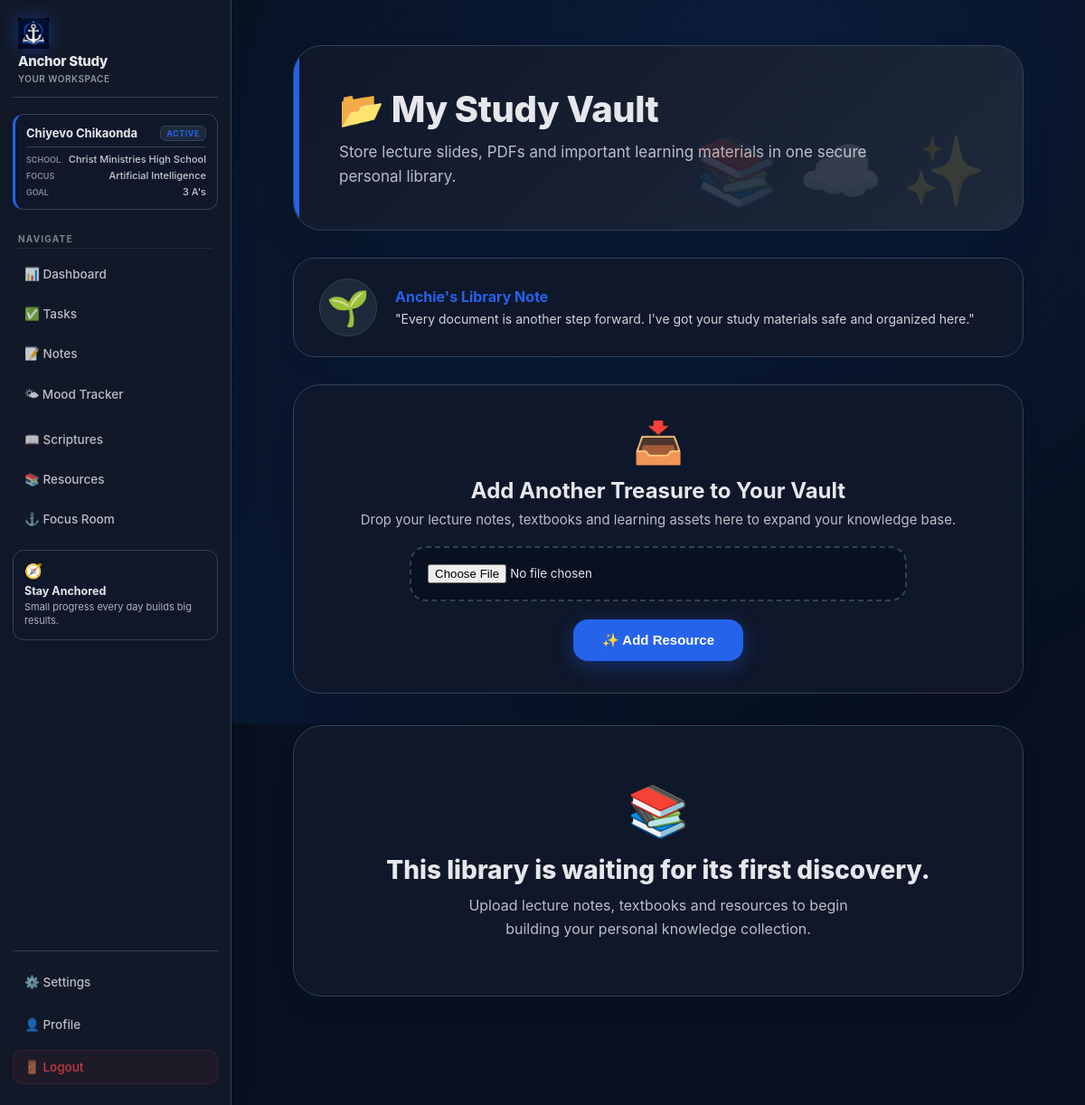
/resources (signed in), run on an earlier commit of the app's database.
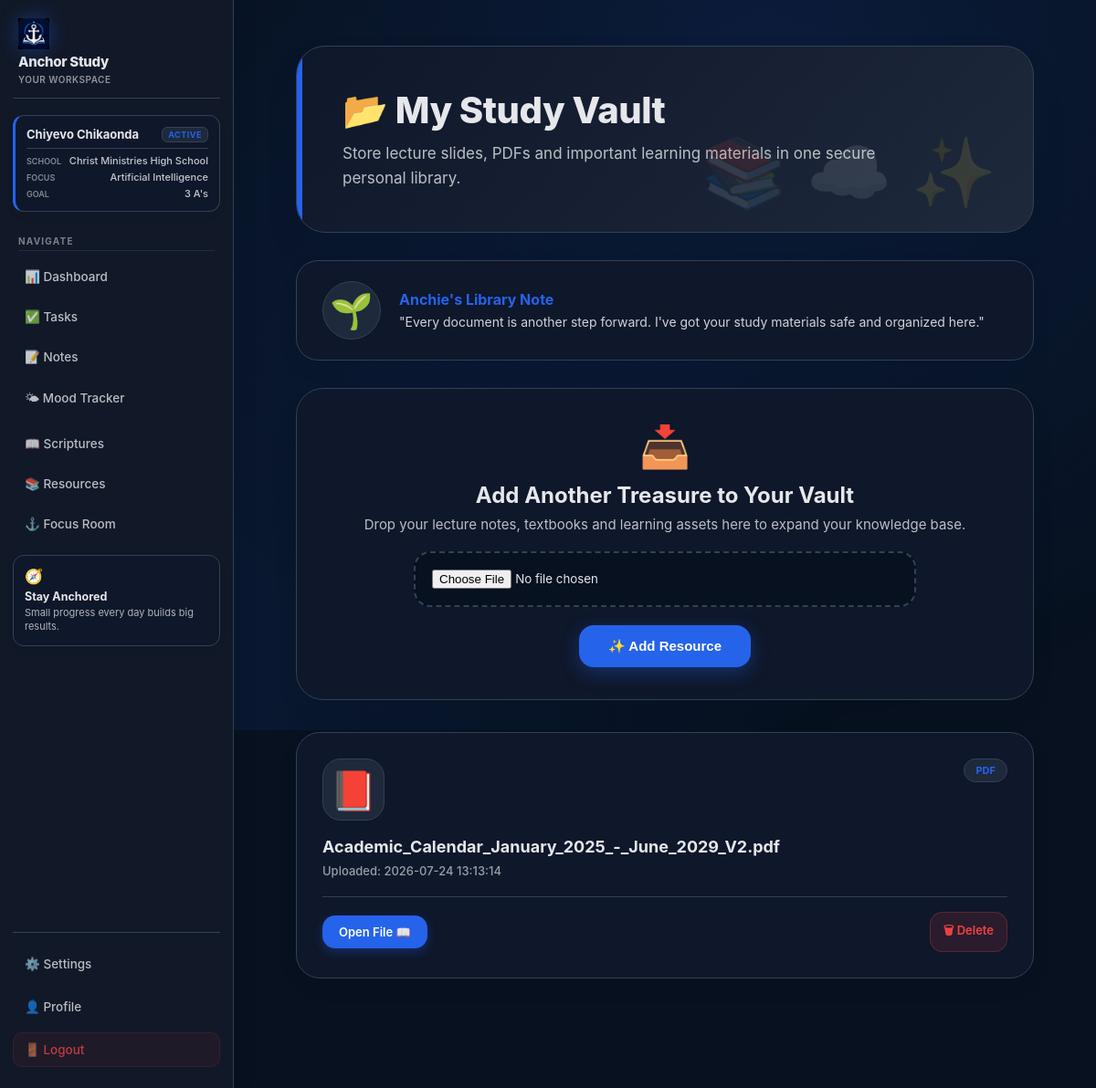
And on a later commit of the database.
### tables this page shows
CREATE TABLE resources(

        id INTEGER PRIMARY KEY AUTOINCREMENT,

        username TEXT,

        filename TEXT,

        uploaded_at TIMESTAMP DEFAULT CURRENT_TIMESTAMP

    );

### ai_student_assistant/routes/resources.py (the view, shortened to what this page needs)
@resources.route("/resources", methods=["GET", "POST"])
def resources_page():
    if "user" not in session:
        return redirect("/login")
    username = session["user"]
    conn = get_db()
    cursor = conn.execute(
        """
        SELECT id, filename, uploaded_at
        FROM resources
        WHERE username=?
        ORDER BY uploaded_at DESC
        """,
        (username,)
    )
    files = [dict(row) for row in cursor.fetchall()]
    conn.close()
    return render_template(
        "resources.html",
        resources=files
    )

### ai_student_assistant/database.py (called while the page is built)
def get_db():
    conn = sqlite3.connect(DB_NAME)
    conn.row_factory = sqlite3.Row
    return conn

### app.py (called while the page is built)
@app.context_processor
def inject_user_profile():
    conn = get_db()
    profile_user = conn.execute(
        "SELECT * FROM users LIMIT 1"
    ).fetchone()
    conn.close()
    return {
        "profile_user": profile_user
    }

### ai_student_assistant/templates/resources.html (shortened to what this page needs)
{% extends "base.html" %}
{% block content %}
<div class="resources-page">
    <div class="resources-header">
        <h1>📂 My Study Vault</h1>
        <p>Store lecture slides, PDFs and important learning materials in one secure personal library.</p>
    </div>
    <div class="anchie-vault-card">
        <div class="anchie-vault-avatar">🌱</div>
        <div class="anchie-vault-text">
            <h4>Anchie's Library Note</h4>
            <p>"Every document is another step forward. I've got your study materials safe and organized here."</p>
        </div>
    </div>
    <div class="upload-card">
        <div class="upload-icon-pulse">📥</div>
        <h2>Add Another Treasure to Your Vault</h2>
        <p>Drop your lecture notes, textbooks and learning assets here to expand your knowledge base.</p>
        <form method="POST" enctype="multipart/form-data">
            <input type="file" name="file" required>
            <button class="upload-btn">✨ Add Resource</button>
        </form>
    </div>
    {% if resources %}
        <div class="resource-grid">
            {% for file in resources %}
                {% set ext = file.filename.split('.')[-1].lower() %}
                <div class="resource-card">
                    <div>
                        <div class="resource-card-top">
                            <div class="file-icon">
                                {% if ext in ['pdf'] %}📕
                                {% elif ext in ['ppt', 'pptx'] %}📊
                                {% elif ext in ['doc', 'docx'] %}📝
                                {% elif ext in ['xls', 'xlsx', 'csv'] %}📈
                                {% elif ext in ['jpg', 'jpeg', 'png', 'webp', 'gif'] %}🖼️
                                {% elif ext in ['zip', 'rar', '7z', 'tar', 'gz'] %}🗜️
                                {% elif ext in ['mp4', 'mov', 'avi', 'mkv'] %}🎥
                                {% elif ext in ['mp3', 'wav', 'aac', 'flac'] %}🎵
                                {% elif ext in ['py', 'js', 'html', 'css', 'cpp', 'java'] %}🐍
                                {% else %}📁
                                {% endif %}
                            </div>
                            <span class="file-badge">{{ ext | upper }}</span>
                        </div>
                        <div class="file-name" title="{{ file.filename }}">{{ file.filename }}</div>
                        <div class="date">Uploaded: {{ file.uploaded_at }}</div>
                    </div>
                    <div class="card-footer-actions">
                        <a class="open-btn" href="/uploads/{{ file.filename }}" target="_blank">
                            Open File 📖
                        </a>
                        <a class="delete-btn" href="/delete-resource/{{ file.id }}" onclick="return confirm('Delete this resource?')">
                            🗑 Delete
                        </a>
                    </div>
                </div>
            {% endfor %}
        </div>
    {% else %}
        <div class="empty">
            <div class="empty-icon-stack">📚</div>
            <h2>This library is waiting for its first discovery.</h2>
            <p>Upload lecture notes, textbooks and resources to begin building your personal knowledge collection.</p>
        </div>
    {% endif %}
</div>
{% endblock %}

What changed in the data, as far as the page shows it:
added resources: ext "PDF", filename "Academic_Calendar_January_2025_-_June_2029_V2.pdf", uploaded_at "2026-07-24 13:13:14"
Also different on the page:
text no longer shown: "📚 This library is waiting for its first discovery. Upload lecture notes, textbooks and resources to begin building your personal knowledge collection."
